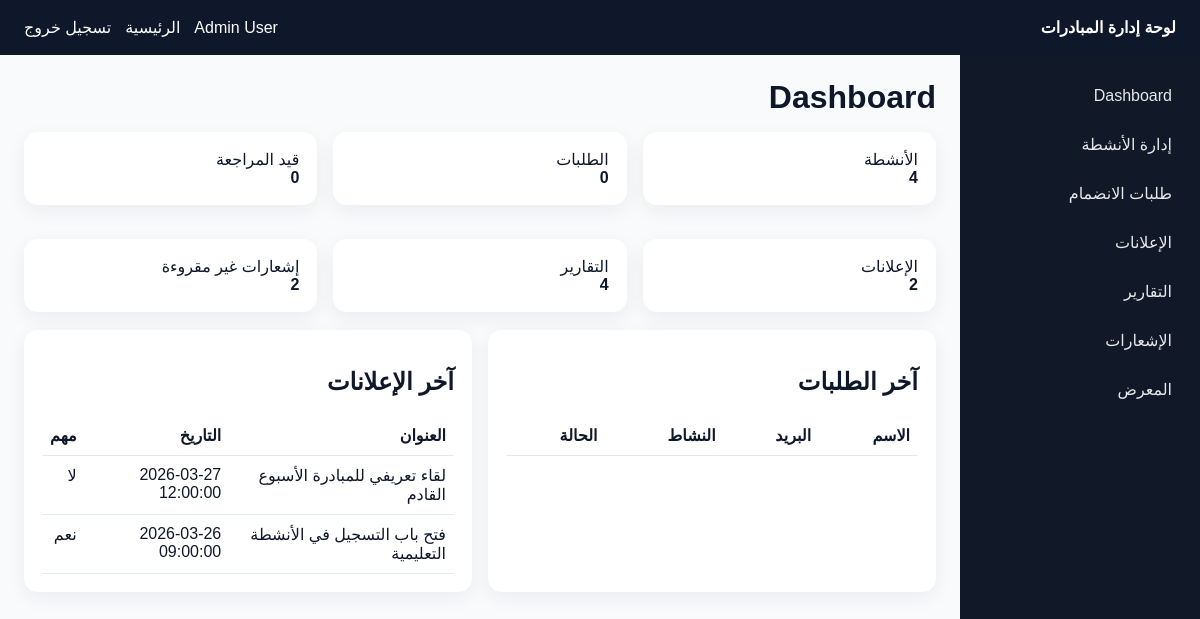
Page /admin/dashboard.php (signed in) on the committed database.
### tables this page shows
CREATE TABLE IF NOT EXISTS announcements (
    id INT UNSIGNED AUTO_INCREMENT PRIMARY KEY,
    title VARCHAR(255) NOT NULL,
    content TEXT NOT NULL,
    published_at DATETIME DEFAULT NULL,
    is_important TINYINT(1) NOT NULL DEFAULT 0,
    created_by INT UNSIGNED NULL,
    created_at DATETIME NOT NULL DEFAULT CURRENT_TIMESTAMP,
    updated_at DATETIME NOT NULL DEFAULT CURRENT_TIMESTAMP ON UPDATE CURRENT_TIMESTAMP,
    CONSTRAINT fk_announcements_creator FOREIGN KEY (created_by) REFERENCES users(id) ON DELETE SET NULL
);

### database.php (called while the page is built, shortened)
<?php
function db(): PDO
{
    static $pdo = null;
    if ($pdo instanceof PDO) {
        return $pdo;
    }
    $host = envValue('DB_HOST', '127.0.0.1');
    $port = envValue('DB_PORT', '3306');
    $database = envValue('DB_DATABASE', 'student_initiatives');
    $username = envValue('DB_USERNAME', 'root');
    $password = envValue('DB_PASSWORD', '');
    $dsn = "mysql:host={$host};port={$port};dbname={$database};charset=utf8mb4";
    $pdo = new PDO($dsn, $username, $password, [
        PDO::ATTR_ERRMODE => PDO::ERRMODE_EXCEPTION,
        PDO::ATTR_DEFAULT_FETCH_MODE => PDO::FETCH_ASSOC,
    ]);
    return $pdo;
}

### admin/dashboard.php (the view, shortened to what this page needs)
<?php
require_once __DIR__ . '/common.php';
$summary = [
    'activities' => (int) db()->query('SELECT COUNT(*) FROM activities')->fetchColumn(),
    'applications' => (int) db()->query('SELECT COUNT(*) FROM volunteer_applications')->fetchColumn(),
    'pending' => (int) db()->query("SELECT COUNT(*) FROM volunteer_applications WHERE status = 'pending'")->fetchColumn(),
    'announcements' => (int) db()->query('SELECT COUNT(*) FROM announcements')->fetchColumn(),
    'reports' => (int) db()->query('SELECT COUNT(*) FROM activity_reports')->fetchColumn(),
    'notifications' => (int) db()->query('SELECT COUNT(*) FROM notifications WHERE is_read = 0')->fetchColumn(),
];
$announcements = db()->query(
    'SELECT title, published_at, is_important
     FROM announcements
     ORDER BY published_at DESC
     LIMIT 5'
)->fetchAll();
?>
<h1 class="page-title">Dashboard</h1>
<div class="grid-3">
    <div class="card">الأنشطة<br><strong><?= $summary['activities'] ?></strong></div>
    <div class="card">الطلبات<br><strong><?= $summary['applications'] ?></strong></div>
    <div class="card">قيد المراجعة<br><strong><?= $summary['pending'] ?></strong></div>
    <div class="card">الإعلانات<br><strong><?= $summary['announcements'] ?></strong></div>
    <div class="card">التقارير<br><strong><?= $summary['reports'] ?></strong></div>
    <div class="card">إشعارات غير مقروءة<br><strong><?= $summary['notifications'] ?></strong></div>
</div>
<div class="grid-2">
    <div class="card">
        <h2>آخر الطلبات</h2>
        <table>
            <thead>
                <tr><th>الاسم</th><th>البريد</th><th>النشاط</th><th>الحالة</th></tr>
            </thead>
        </table>
    </div>
    <div class="card">
        <h2>آخر الإعلانات</h2>
        <table>
            <thead>
                <tr><th>العنوان</th><th>التاريخ</th><th>مهم</th></tr>
            </thead>
            <tbody>
                <?php foreach ($announcements as $item): ?>
                    <tr>
                        <td><?= htmlspecialchars($item['title'], ENT_QUOTES, 'UTF-8') ?></td>
                        <td><?= htmlspecialchars((string) $item['published_at'], ENT_QUOTES, 'UTF-8') ?></td>
                        <td><?= (int) $item['is_important'] === 1 ? 'نعم' : 'لا' ?></td>
                    </tr>
                <?php endforeach; ?>
            </tbody>
        </table>
    </div>
</div>

### admin/common.php (style rules this page uses)
body { font-family: Tahoma, Arial, sans-serif; background: #f8fafc; margin: 0; color: #0f172a; }
.page-title { margin-top: 0; margin-bottom: 16px; }
.card { background: #fff; padding: 18px; border-radius: 14px; box-shadow: 0 6px 20px rgba(15, 23, 42, .06); margin-bottom: 18px; }
.grid-2 { display: grid; grid-template-columns: 1fr 1fr; gap: 16px; }
.grid-3 { display: grid; grid-template-columns: repeat(3, 1fr); gap: 16px; }
table { width: 100%; border-collapse: collapse; }
th, td { border-bottom: 1px solid #e2e8f0; padding: 10px 8px; text-align: right; vertical-align: top; }

### rows in the picture
announcements: title "لقاء تعريفي للمبادرة الأسبوع القادم", published_at "2026-03-27 12:00:00", is_important "لا"
announcements: title "فتح باب التسجيل في الأنشطة التعليمية", published_at "2026-03-26 09:00:00", is_important "نعم"

### other values in the picture
$user['full_name'] "Admin User"
$summary['activities'] "4"
$summary['applications'] "0"
$summary['pending'] "0"
$summary['announcements'] "2"
$summary['reports'] "4"
$summary['notifications'] "2"
